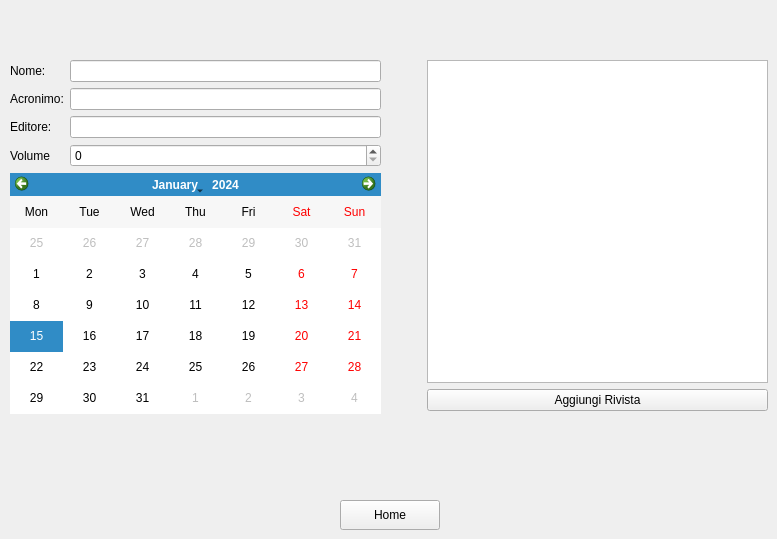
      <widget class="QWidget" name="aggiungiRivPage">
       <widget class="QPushButton" name="HomeButton_5">
        <property name="geometry">
         <rect>
          <x>340</x>
          <y>500</y>
          <width>100</width>
          <height>30</height>
         </rect>
        </property>
        <property name="text">
         <string>Home</string>
        </property>
       </widget>
       <widget class="QWidget" name="layoutWidget">
        <property name="geometry">
         <rect>
          <x>10</x>
          <y>60</y>
          <width>371</width>
          <height>354</height>
         </rect>
        </property>
        <layout class="QFormLayout" name="formLayout_3">
         <item row="0" column="0">
          <widget class="QLabel" name="nomeRivLabel">
           <property name="text">
            <string>Nome:</string>
           </property>
          </widget>
         </item>
         <item row="0" column="1">
          <widget class="QLineEdit" name="nomeRivText"/>
         </item>
         <item row="1" column="0">
          <widget class="QLabel" name="acronimoRivLabel">
           <property name="text">
            <string>Acronimo:</string>
           </property>
          </widget>
         </item>
         <item row="1" column="1">
          <widget class="QLineEdit" name="acronimoRivText"/>
         </item>
         <item row="2" column="0">
          <widget class="QLabel" name="editoreRivLabel">
           <property name="text">
            <string>Editore:</string>
           </property>
          </widget>
         </item>
         <item row="2" column="1">
          <widget class="QLineEdit" name="editoreRivText"/>
         </item>
         <item row="3" column="0">
          <widget class="QLabel" name="volumeRivLabel">
           <property name="text">
            <string>Volume</string>
           </property>
          </widget>
         </item>
         <item row="3" column="1">
          <widget class="QSpinBox" name="volumeRivText"/>
         </item>
         <item row="4" column="0" colspan="2">
          <widget class="QCalendarWidget" name="dataRivText">
           <property name="verticalHeaderFormat">
            <enum>QCalendarWidget::NoVerticalHeader</enum>
           </property>
           <property name="navigationBarVisible">
            <bool>true</bool>
           </property>
          </widget>
         </item>
        </layout>
       </widget>
       <widget class="QWidget" name="layoutWidget">
        <property name="geometry">
         <rect>
          <x>427</x>
          <y>60</y>
          <width>341</width>
          <height>351</height>
         </rect>
        </property>
        <layout class="QVBoxLayout" name="verticalLayout_10">
         <item>
          <widget class="QListWidget" name="listaRivisteAR"/>
         </item>
         <item>
          <widget class="QPushButton" name="aggiungiRivButtonAR">
           <property name="text">
            <string>Aggiungi Rivista</string>
           </property>
          </widget>
         </item>
        </layout>
       </widget>
      </widget>
